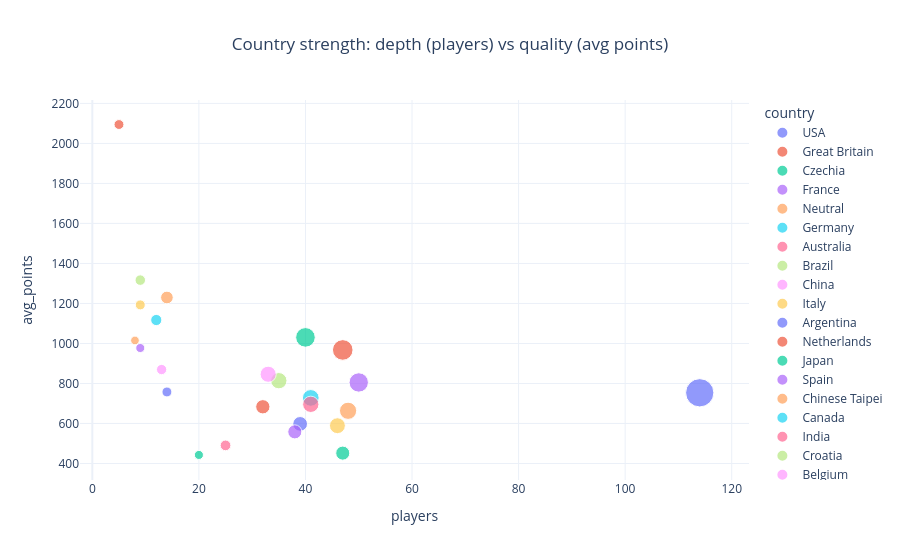
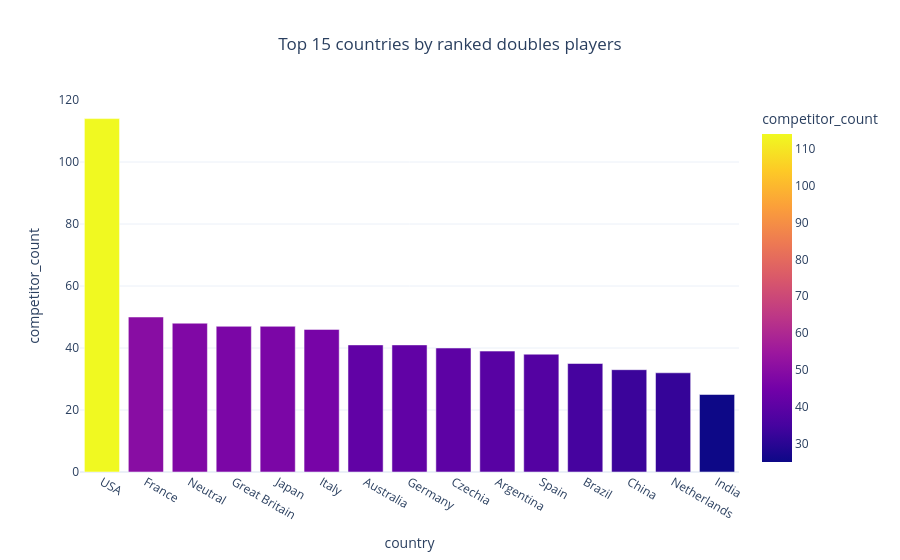

Here is the notebook cell these charts were saved with, in order:
### Code cell
# 5.7 Country strength: players, average and total points
def chart_countries():
    df = run_query("""
        SELECT c.country, COUNT(*) AS players, ROUND(AVG(r.points),1) AS avg_points, SUM(r.points) AS total_points
        FROM competitor_rankings r JOIN competitors c ON c.competitor_id = r.competitor_id
        GROUP BY c.country HAVING COUNT(*) >= 2 ORDER BY total_points DESC LIMIT 25""")
    return px.scatter(df, x="players", y="avg_points", size="total_points", color="country",
                      hover_name="country", title="Country strength: depth (players) vs quality (avg points)")
safe_chart(chart_countries)

def chart_top_countries():
    df = run_query("""SELECT country, COUNT(*) AS competitor_count FROM competitors
                      GROUP BY country ORDER BY competitor_count DESC LIMIT 15""")
    return px.bar(df, x="country", y="competitor_count", color="competitor_count", title="Top 15 countries by ranked doubles players")
safe_chart(chart_top_countries)

### Figure 1 — Plotly figure (JSON) as saved in the notebook; plotly's stock layout.template omitted (floating-point values rounded to 4 significant figures)
{"data": [{"hovertemplate": "<b>%{hovertext}</b><br><br>country=USA<br>players=%{x}<br>avg_points=%{y}<br>total_points=%{marker.size}<extra></extra>", "hovertext": ["USA"], "legendgroup": "USA", "marker": {"color": "#636efa", "size": [85893], "sizemode": "area", "sizeref": 214.7, "symbol": "circle"}, "mode": "markers", "name": "USA", "orientation": "v", "showlegend": true, "type": "scatter", "x": [114], "xaxis": "x", "y": [753.4], "yaxis": "y"}, {"hovertemplate": "<b>%{hovertext}</b><br><br>country=Great Britain<br>players=%{x}<br>avg_points=%{y}<br>total_points=%{marker.size}<extra></extra>", "hovertext": ["Great Britain"], "legendgroup": "Great Britain", "marker": {"color": "#EF553B", "size": [45481], "sizemode": "area", "sizeref": 214.7, "symbol": "circle"}, "mode": "markers", "name": "Great Britain", "orientation": "v", "showlegend": true, "type": "scatter", "x": [47], "xaxis": "x", "y": [967.7], "yaxis": "y"}, {"hovertemplate": "<b>%{hovertext}</b><br><br>country=Czechia<br>players=%{x}<br>avg_points=%{y}<br>total_points=%{marker.size}<extra></extra>", "hovertext": ["Czechia"], "legendgroup": "Czechia", "marker": {"color": "#00cc96", "size": [41211], "sizemode": "area", "sizeref": 214.7, "symbol": "circle"}, "mode": "markers", "name": "Czechia", "orientation": "v", "showlegend": true, "type": "scatter", "x": [40], "xaxis": "x", "y": [1030.0], "yaxis": "y"}, {"hovertemplate": "<b>%{hovertext}</b><br><br>country=France<br>players=%{x}<br>avg_points=%{y}<br>total_points=%{marker.size}<extra></extra>", "hovertext": ["France"], "legendgroup": "France", "marker": {"color": "#ab63fa", "size": [40254], "sizemode": "area", "sizeref": 214.7, "symbol": "circle"}, "mode": "markers", "name": "France", "orientation": "v", "showlegend": true, "type": "scatter", "x": [50], "xaxis": "x", "y": [805.1], "yaxis": "y"}, {"hovertemplate": "<b>%{hovertext}</b><br><br>country=Neutral<br>players=%{x}<br>avg_points=%{y}<br>total_points=%{marker.size}<extra></extra>", "hovertext": ["Neutral"], "legendgroup": "Neutral", "marker": {"color": "#FFA15A", "size": [31850], "sizemode": "area", "sizeref": 214.7, "symbol": "circle"}, "mode": "markers", "name": "Neutral", "orientation": "v", "showlegend": true, "type": "scatter", "x": [48], "xaxis": "x", "y": [663.5], "yaxis": "y"}, {"hovertemplate": "<b>%{hovertext}</b><br><br>country=Germany<br>players=%{x}<br>avg_points=%{y}<br>total_points=%{marker.size}<extra></extra>", "hovertext": ["Germany"], "legendgroup": "Germany", "marker": {"color": "#19d3f3", "size": [29839], "sizemode": "area", "sizeref": 214.7, "symbol": "circle"}, "mode": "markers", "name": "Germany", "orientation": "v", "showlegend": true, "type": "scatter", "x": [41], "xaxis": "x", "y": [727.8], "yaxis": "y"}, {"hovertemplate": "<b>%{hovertext}</b><br><br>country=Australia<br>players=%{x}<br>avg_points=%{y}<br>total_points=%{marker.size}<extra></extra>", "hovertext": ["Australia"], "legendgroup": "Australia", "marker": {"color": "#FF6692", "size": [28526], "sizemode": "area", "sizeref": 214.7, "symbol": "circle"}, "mode": "markers", "name": "Australia", "orientation": "v", "showlegend": true, "type": "scatter", "x": [41], "xaxis": "x", "y": [695.8], "yaxis": "y"}, {"hovertemplate": "<b>%{hovertext}</b><br><br>country=Brazil<br>players=%{x}<br>avg_points=%{y}<br>total_points=%{marker.size}<extra></extra>", "hovertext": ["Brazil"], "legendgroup": "Brazil", "marker": {"color": "#B6E880", "size": [28487], "sizemode": "area", "sizeref": 214.7, "symbol": "circle"}, "mode": "markers", "name": "Brazil", "orientation": "v", "showlegend": true, "type": "scatter", "x": [35], "xaxis": "x", "y": [813.9], "yaxis": "y"}, {"hovertemplate": "<b>%{hovertext}</b><br><br>country=China<br>players=%{x}<br>avg_points=%{y}<br>total_points=%{marker.size}<extra></extra>", "hovertext": ["China"], "legendgroup": "China", "marker": {"color": "#FF97FF", "size": [27920], "sizemode": "area", "sizeref": 214.7, "symbol": "circle"}, "mode": "markers", "name": "China", "orientation": "v", "showlegend": true, "type": "scatter", "x": [33], "xaxis": "x", "y": [846.1], "yaxis": "y"}, {"hovertemplate": "<b>%{hovertext}</b><br><br>country=Italy<br>players=%{x}<br>avg_points=%{y}<br>total_points=%{marker.size}<extra></extra>", "hovertext": ["Italy"], "legendgroup": "Italy", "marker": {"color": "#FECB52", "size": [27093], "sizemode": "area", "sizeref": 214.7, "symbol": "circle"}, "mode": "markers", "name": "Italy", "orientation": "v", "showlegend": true, "type": "scatter", "x": [46], "xaxis": "x", "y": [589.0], "yaxis": "y"}, {"hovertemplate": "<b>%{hovertext}</b><br><br>country=Argentina<br>players=%{x}<br>avg_points=%{y}<br>total_points=%{marker.size}<extra></extra>", "hovertext": ["Argentina"], "legendgroup": "Argentina", "marker": {"color": "#636efa", "size": [23320], "sizemode": "area", "sizeref": 214.7, "symbol": "circle"}, "mode": "markers", "name": "Argentina", "orientation": "v", "showlegend": true, "type": "scatter", "x": [39], "xaxis": "x", "y": [597.9], "yaxis": "y"}, {"hovertemplate": "<b>%{hovertext}</b><br><br>country=Netherlands<br>players=%{x}<br>avg_points=%{y}<br>total_points=%{marker.size}<extra></extra>", "hovertext": ["Netherlands"], "legendgroup": "Netherlands", "marker": {"color": "#EF553B", "size": [21871], "sizemode": "area", "sizeref": 214.7, "symbol": "circle"}, "mode": "markers", "name": "Netherlands", "orientation": "v", "showlegend": true, "type": "scatter", "x": [32], "xaxis": "x", "y": [683.5], "yaxis": "y"}, {"hovertemplate": "<b>%{hovertext}</b><br><br>country=Japan<br>players=%{x}<br>avg_points=%{y}<br>total_points=%{marker.size}<extra></extra>", "hovertext": ["Japan"], "legendgroup": "Japan", "marker": {"color": "#00cc96", "size": [21236], "sizemode": "area", "sizeref": 214.7, "symbol": "circle"}, "mode": "markers", "name": "Japan", "orientation": "v", "showlegend": true, "type": "scatter", "x": [47], "xaxis": "x", "y": [451.8], "yaxis": "y"}, {"hovertemplate": "<b>%{hovertext}</b><br><br>country=Spain<br>players=%{x}<br>avg_points=%{y}<br>total_points=%{marker.size}<extra></extra>", "hovertext": ["Spain"], "legendgroup": "Spain", "marker": {"color": "#ab63fa", "size": [21210], "sizemode": "area", "sizeref": 214.7, "symbol": "circle"}, "mode": "markers", "name": "Spain", "orientation": "v", "showlegend": true, "type": "scatter", "x": [38], "xaxis": "x", "y": [558.2], "yaxis": "y"}, {"hovertemplate": "<b>%{hovertext}</b><br><br>country=Chinese Taipei<br>players=%{x}<br>avg_points=%{y}<br>total_points=%{marker.size}<extra></extra>", "hovertext": ["Chinese Taipei"], "legendgroup": "Chinese Taipei", "marker": {"color": "#FFA15A", "size": [17217], "sizemode": "area", "sizeref": 214.7, "symbol": "circle"}, "mode": "markers", "name": "Chinese Taipei", "orientation": "v", "showlegend": true, "type": "scatter", "x": [14], "xaxis": "x", "y": [1230.0], "yaxis": "y"}, {"hovertemplate": "<b>%{hovertext}</b><br><br>country=Canada<br>players=%{x}<br>avg_points=%{y}<br>total_points=%{marker.size}<extra></extra>", "hovertext": ["Canada"], "legendgroup": "Canada", "marker": {"color": "#19d3f3", "size": [13406], "sizemode": "area", "sizeref": 214.7, "symbol": "circle"}, "mode": "markers", "name": "Canada", "orientation": "v", "showlegend": true, "type": "scatter", "x": [12], "xaxis": "x", "y": [1117.0], "yaxis": "y"}, {"hovertemplate": "<b>%{hovertext}</b><br><br>country=India<br>players=%{x}<br>avg_points=%{y}<br>total_points=%{marker.size}<extra></extra>", "hovertext": ["India"], "legendgroup": "India", "marker": {"color": "#FF6692", "size": [12266], "sizemode": "area", "sizeref": 214.7, "symbol": "circle"}, "mode": "markers", "name": "India", "orientation": "v", "showlegend": true, "type": "scatter", "x": [25], "xaxis": "x", "y": [490.6], "yaxis": "y"}, {"hovertemplate": "<b>%{hovertext}</b><br><br>country=Croatia<br>players=%{x}<br>avg_points=%{y}<br>total_points=%{marker.size}<extra></extra>", "hovertext": ["Croatia"], "legendgroup": "Croatia", "marker": {"color": "#B6E880", "size": [11850], "sizemode": "area", "sizeref": 214.7, "symbol": "circle"}, "mode": "markers", "name": "Croatia", "orientation": "v", "showlegend": true, "type": "scatter", "x": [9], "xaxis": "x", "y": [1317.0], "yaxis": "y"}, {"hovertemplate": "<b>%{hovertext}</b><br><br>country=Belgium<br>players=%{x}<br>avg_points=%{y}<br>total_points=%{marker.size}<extra></extra>", "hovertext": ["Belgium"], "legendgroup": "Belgium", "marker": {"color": "#FF97FF", "size": [11306], "sizemode": "area", "sizeref": 214.7, "symbol": "circle"}, "mode": "markers", "name": "Belgium", "orientation": "v", "showlegend": true, "type": "scatter", "x": [13], "xaxis": "x", "y": [869.7], "yaxis": "y"}, {"hovertemplate": "<b>%{hovertext}</b><br><br>country=Austria<br>players=%{x}<br>avg_points=%{y}<br>total_points=%{marker.size}<extra></extra>", "hovertext": ["Austria"], "legendgroup": "Austria", "marker": {"color": "#FECB52", "size": [10735], "sizemode": "area", "sizeref": 214.7, "symbol": "circle"}, "mode": "markers", "name": "Austria", "orientation": "v", "showlegend": true, "type": "scatter", "x": [9], "xaxis": "x", "y": [1193.0], "yaxis": "y"}, {"hovertemplate": "<b>%{hovertext}</b><br><br>country=Poland<br>players=%{x}<br>avg_points=%{y}<br>total_points=%{marker.size}<extra></extra>", "hovertext": ["Poland"], "legendgroup": "Poland", "marker": {"color": "#636efa", "size": [10606], "sizemode": "area", "sizeref": 214.7, "symbol": "circle"}, "mode": "markers", "name": "Poland", "orientation": "v", "showlegend": true, "type": "scatter", "x": [14], "xaxis": "x", "y": [757.6], "yaxis": "y"}, {"hovertemplate": "<b>%{hovertext}</b><br><br>country=Finland<br>players=%{x}<br>avg_points=%{y}<br>total_points=%{marker.size}<extra></extra>", "hovertext": ["Finland"], "legendgroup": "Finland", "marker": {"color": "#EF553B", "size": [10472], "sizemode": "area", "sizeref": 214.7, "symbol": "circle"}, "mode": "markers", "name": "Finland", "orientation": "v", "showlegend": true, "type": "scatter", "x": [5], "xaxis": "x", "y": [2094.0], "yaxis": "y"}, {"hovertemplate": "<b>%{hovertext}</b><br><br>country=Ukraine<br>players=%{x}<br>avg_points=%{y}<br>total_points=%{marker.size}<extra></extra>", "hovertext": ["Ukraine"], "legendgroup": "Ukraine", "marker": {"color": "#00cc96", "size": [8856], "sizemode": "area", "sizeref": 214.7, "symbol": "circle"}, "mode": "markers", "name": "Ukraine", "orientation": "v", "showlegend": true, "type": "scatter", "x": [20], "xaxis": "x", "y": [442.8], "yaxis": "y"}, {"hovertemplate": "<b>%{hovertext}</b><br><br>country=Serbia<br>players=%{x}<br>avg_points=%{y}<br>total_points=%{marker.size}<extra></extra>", "hovertext": ["Serbia"], "legendgroup": "Serbia", "marker": {"color": "#ab63fa", "size": [8796], "sizemode": "area", "sizeref": 214.7, "symbol": "circle"}, "mode": "markers", "name": "Serbia", "orientation": "v", "showlegend": true, "type": "scatter", "x": [9], "xaxis": "x", "y": [977.3], "yaxis": "y"}, {"hovertemplate": "<b>%{hovertext}</b><br><br>country=Kazakhstan<br>players=%{x}<br>avg_points=%{y}<br>total_points=%{marker.size}<extra></extra>", "hovertext": ["Kazakhstan"], "legendgroup": "Kazakhstan", "marker": {"color": "#FFA15A", "size": [8120], "sizemode": "area", "sizeref": 214.7, "symbol": "circle"}, "mode": "markers", "name": "Kazakhstan", "orientation": "v", "showlegend": true, "type": "scatter", "x": [8], "xaxis": "x", "y": [1015.0], "yaxis": "y"}], "layout": {"legend": {"itemsizing": "constant", "title": {"text": "country"}, "tracegroupgap": 0}, "title": {"text": "Country strength: depth (players) vs quality (avg points)", "x": 0.5}, "xaxis": {"anchor": "y", "domain": [0, 1], "title": {"text": "players"}}, "yaxis": {"anchor": "x", "domain": [0, 1], "title": {"text": "avg_points"}}}}

### Figure 2 — Plotly figure (JSON) as saved in the notebook; plotly's stock layout.template omitted (floating-point values rounded to 4 significant figures)
{"data": [{"hovertemplate": "country=%{x}<br>competitor_count=%{marker.color}<extra></extra>", "legendgroup": "", "marker": {"color": [114, 50, 48, 47, 47, 46, 41, 41, 40, 39, 38, 35, 33, 32, 25], "coloraxis": "coloraxis", "pattern": {"shape": ""}}, "name": "", "orientation": "v", "showlegend": false, "textposition": "auto", "type": "bar", "x": ["USA", "France", "Neutral", "Great Britain", "Japan", "Italy", "Australia", "Germany", "Czechia", "Argentina", "Spain", "Brazil", "China", "Netherlands", "India"], "xaxis": "x", "y": [114, 50, 48, 47, 47, 46, 41, 41, 40, 39, 38, 35, 33, 32, 25], "yaxis": "y"}], "layout": {"barmode": "relative", "coloraxis": {"colorbar": {"title": {"text": "competitor_count"}}, "colorscale": [[0, "#0d0887"], [0.1111, "#46039f"], [0.2222, "#7201a8"], [0.3333, "#9c179e"], [0.4444, "#bd3786"], [0.5556, "#d8576b"], [0.6667, "#ed7953"], [0.7778, "#fb9f3a"], [0.8889, "#fdca26"], [1, "#f0f921"]]}, "legend": {"tracegroupgap": 0}, "title": {"text": "Top 15 countries by ranked doubles players", "x": 0.5}, "xaxis": {"anchor": "y", "domain": [0, 1], "title": {"text": "country"}}, "yaxis": {"anchor": "x", "domain": [0, 1], "title": {"text": "competitor_count"}}}}
